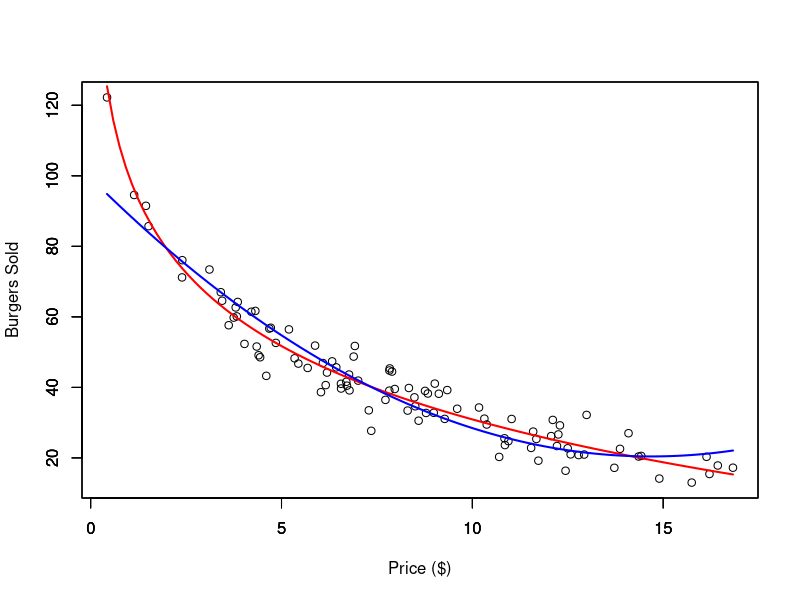
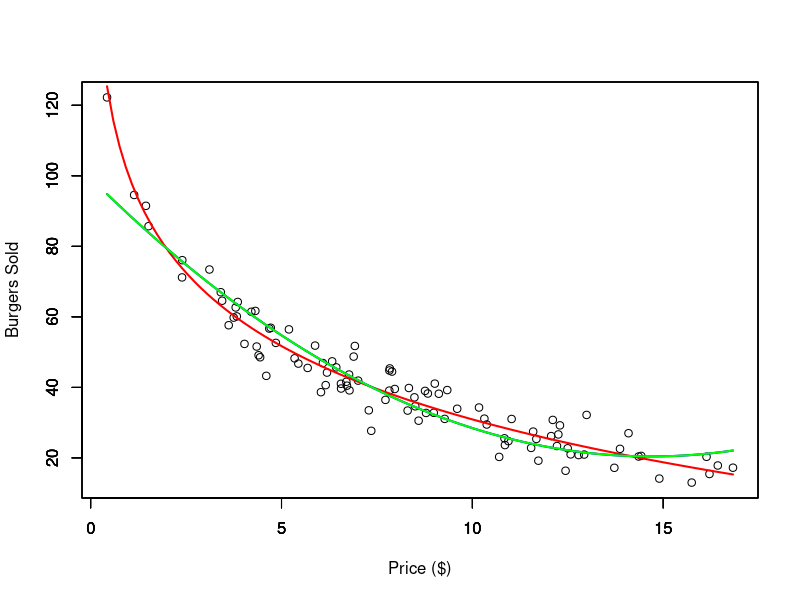
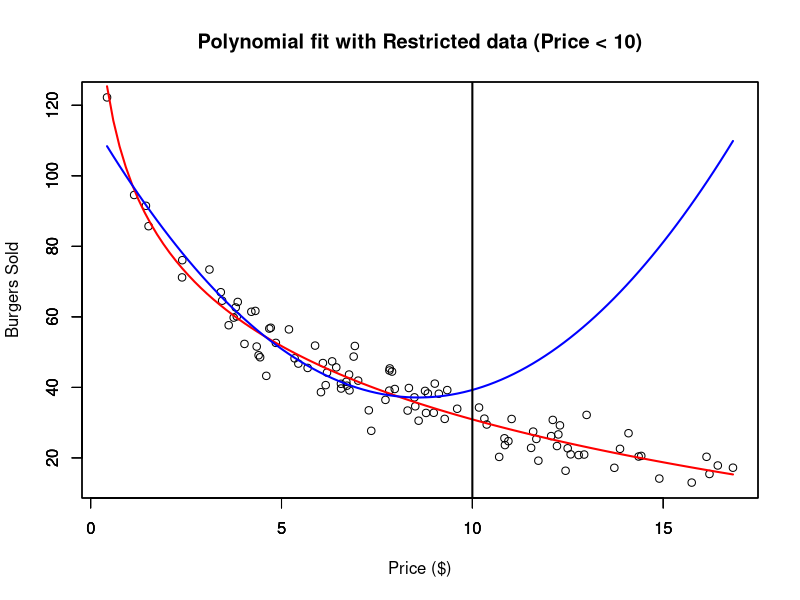
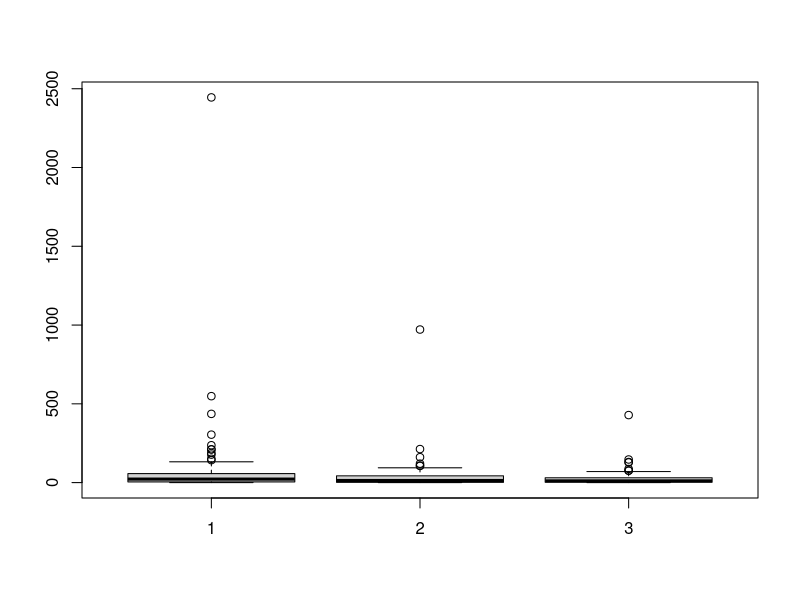
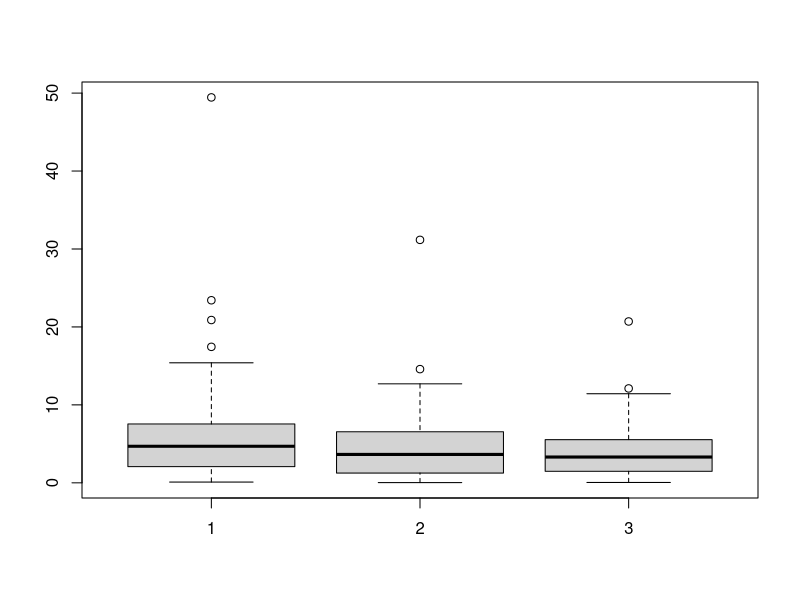
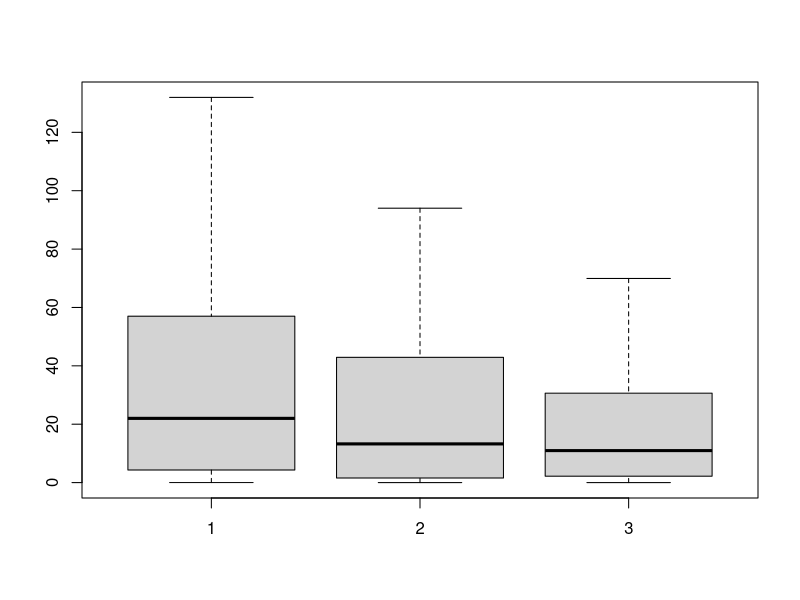

These charts were generated, in order, by the following R code:
## ---- chunk 1
dat <- read.csv("Burger Data.csv")

# Polynomial Regression Fit
outRegPol <- lm(Burgers ~ Price + I(Price^2), data = dat)

# Data Limits
xmin <- min(dat$Price)
xmax <- max(dat$Price)
ymin <- min(dat$Burgers)
ymax <- max(dat$Burgers)

# Scatter plot
plot(x = dat$Price,
     y = dat$Burgers,
     ylim = c(ymin, ymax),
     xlim = c(xmin, xmax),
     xlab = "Price ($)",
     ylab = "Burgers Sold")
par(new = TRUE)
# Plots real non-linear relationship
curve(expr = 100 - 30 * log(x),
      from = xmin,
      to   = xmax,
      ylim = c(ymin, ymax),
      xlim = c(xmin, xmax),
      xlab = "",
      ylab = "",
      col  = 'red',
      lwd  = 2)
par(new = TRUE)
# Plots approximated polynomial relationship
curve(expr = outRegPol$coefficients[1] + outRegPol$coefficients[2] * x + outRegPol$coefficients[3] * x^2,
      from = xmin,
      to   = xmax,
      ylim = c(ymin, ymax),
      xlim = c(xmin, xmax),
      xlab = "",
      ylab = "",
      col  = 'blue',
      lwd  = 2)
## ---- chunk 2
dat <- read.csv("Burger Data.csv")

x    <- dat$Price
y    <- dat$Burgers
xbar <- mean(x)
xc   <- x - xbar
xc2  <- xc^2

# Check Correlation
print(paste0("Non centered correlation: ", round(cor(x, x^2), 4)))
print(paste0("Centered correlation: ",     round(cor(xc, xc^2), 4)))

# Polynomial Regression Fit
outRegPol <- lm(Burgers ~ Price + I(Price^2), data = dat)

# Polynomial Regression Centered Fit
outRegPolCen <- lm(y ~ xc + xc2)

# Data Limits
xmin <- min(dat$Price)
xmax <- max(dat$Price)
ymin <- min(dat$Burgers)
ymax <- max(dat$Burgers)

# Scatter plot
plot(x = dat$Price,
     y = dat$Burgers,
     ylim = c(ymin, ymax),
     xlim = c(xmin, xmax),
     xlab = "Price ($)",
     ylab = "Burgers Sold")
par(new = TRUE)
# Plots real non-linear relationship
curve(expr = 100 - 30 * log(x),
      from = xmin,
      to   = xmax,
      ylim = c(ymin, ymax),
      xlim = c(xmin, xmax),
      xlab = "",
      ylab = "",
      col  = 'red',
      lwd  = 2)
par(new = TRUE)
# Plots approximated polynomial relationship
curve(expr = outRegPol$coefficients[1] + outRegPol$coefficients[2] * x + outRegPol$coefficients[3] * x^2,
      from = xmin,
      to   = xmax,
      ylim = c(ymin, ymax),
      xlim = c(xmin, xmax),
      xlab = "",
      ylab = "",
      col  = 'blue',
      lwd  = 2)
par(new = TRUE)
# Plots approximated polynomial centered relationship
curve(expr = outRegPolCen$coefficients[1] + outRegPolCen$coefficients[2] * (x - xbar) + outRegPolCen$coefficients[3] * (x - xbar)^2,
      from = xmin,
      to   = xmax,
      ylim = c(ymin, ymax),
      xlim = c(xmin, xmax),
      xlab = "",
      ylab = "",
      col  = 'green',
      lwd  = 2)
## ---- chunk 3
dat <- read.csv("Burger Data.csv")

# Select only Prices bellow 10 dollars
sel <- dat$Price < 10

datRes <- dat[sel, ]

# Polynomial Regression Fit
outRegPolRes <- lm(Burgers ~ Price + I(Price^2), data = datRes)

# Data Limits
xmin <- min(dat$Price)
xmax <- max(dat$Price)
ymin <- min(dat$Burgers)
ymax <- max(dat$Burgers)

# Scatter plot
plot(x = dat$Price,
     y = dat$Burgers,
     ylim = c(ymin, ymax),
     xlim = c(xmin, xmax),
     xlab = "Price ($)",
     ylab = "Burgers Sold",
     main = "Polynomial fit with Restricted data (Price < 10)")
par(new = TRUE)
# Plots real non-linear relationship
curve(expr = 100 - 30 * log(x),
      from = xmin,
      to   = xmax,
      ylim = c(ymin, ymax),
      xlim = c(xmin, xmax),
      xlab = "",
      ylab = "",
      col  = 'red',
      lwd  = 2)
par(new = TRUE)
# Plots approximated polynomial relationship
curve(expr = outRegPolRes$coefficients[1] + outRegPolRes$coefficients[2] * x + outRegPolRes$coefficients[3] * x^2,
      from = xmin,
      to   = xmax,
      ylim = c(ymin, ymax),
      xlim = c(xmin, xmax),
      xlab = "",
      ylab = "",
      col  = 'blue',
      lwd  = 2)
abline(v = 10, lwd = 2)
## ---- chunk 4
summary(outRegPolRes)
## ---- chunk 5
set.seed(2026)

# Read Data
dat <- read.csv(file = "Burger Data.csv")
n   <- nrow(dat)

################################################################################
# Folds Creation

# Number of Folds
numFol <- 10
# Fold Creation (Not Same Size)
folLis <- list()
folInd <- ceiling(runif(n = n) * numFol)
i <- 1
for(i in 1:numFol){
  folLis[[i]] <- (1:n)[folInd == i]
}

################################################################################
# Model Fit and Error


err <- matrix(data = NA, nrow = n, 3)
for(i in 1:numFol){
  # Indeces of Fold
  sel <- folLis[[i]]
  # Model Fit without Fold
  outPol1 <- lm(Burgers ~ Price, data = dat[-sel,])
  outPol2 <- lm(Burgers ~ Price + I(Price^2), data = dat[-sel,])
  outPol3 <- lm(Burgers ~ Price + I(Price^2) + I(Price^3), data = dat[-sel,])
  # Predictions
  pre1 <- predict.lm(outPol1, newdata = dat[sel,])
  pre2 <- predict.lm(outPol2, newdata = dat[sel,])
  pre3 <- predict.lm(outPol3, newdata = dat[sel,])
  # Error
  err[sel, 1] <- pre1 - dat[sel, 1]
  err[sel, 2] <- pre2 - dat[sel, 1]
  err[sel, 3] <- pre3 - dat[sel, 1]
}


################################################################################
# Models Performance
boxplot(err^2)
boxplot(abs(err))
boxplot(err^2, outline =FALSE)
